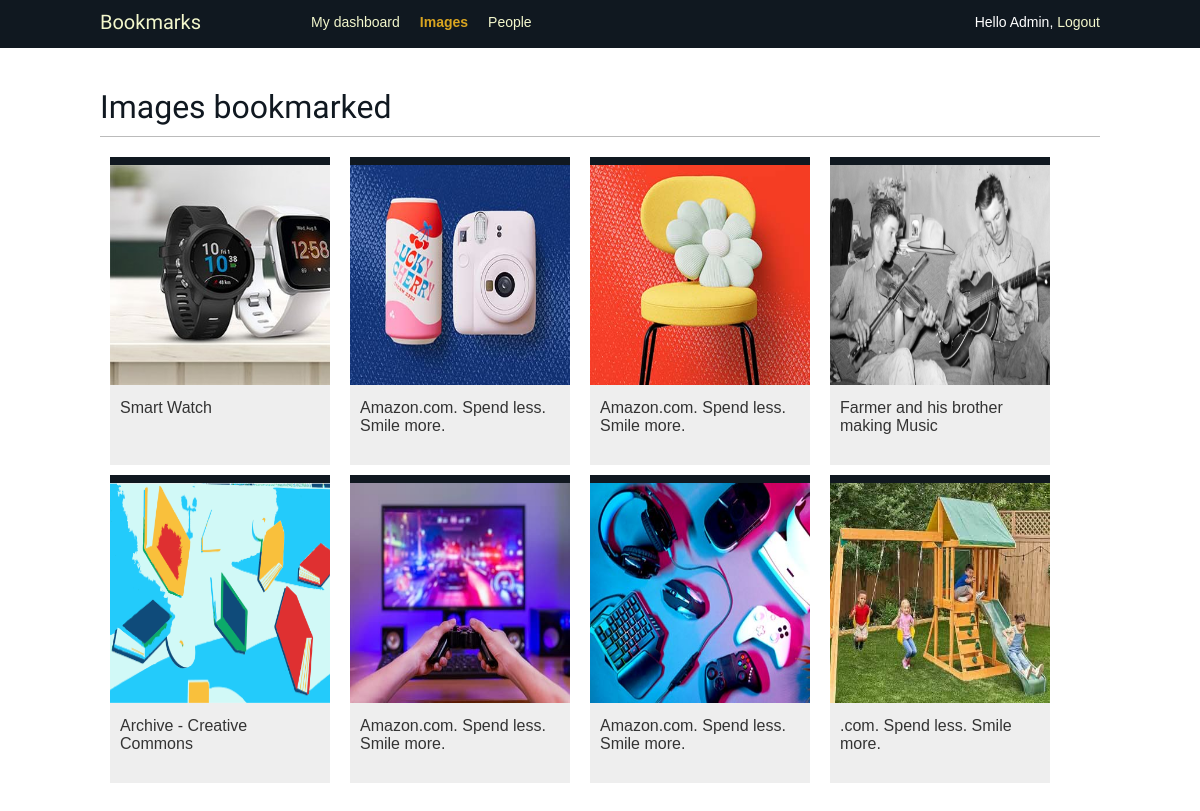
The app's page /images/ (signed in) with its own data.
### images/models.py (models this page shows, shortened)
class Image(models.Model):
    user = models.ForeignKey(settings.AUTH_USER_MODEL, related_name='images_created', on_delete=models.CASCADE)
    title = models.CharField(max_length=200)
    slug = models.SlugField(max_length=200, blank=True)
    url = models.URLField(max_length=2000)
    image = models.ImageField(upload_to='images/%Y/%m/%d')
    description = models.TextField(blank=True)
    created = models.DateField(auto_now_add=True)
    users_like = models.ManyToManyField(settings.AUTH_USER_MODEL, related_name='images_liked', blank=True)
    total_likes = models.PositiveIntegerField(default=0)
    def get_absolute_url(self):
        return reverse('images:detail', args=[self.id, self.slug])
    class Meta:
        indexes = [
            models.Index(fields=['-created']),
            models.Index(fields=['-total_likes']),
        ]
        ordering = ['-created']

### images/views.py (the view)
# urls.py: path('', views.image_list, name='list'),
@login_required
def image_list(request):
    images = Image.objects.all()
    paginator = Paginator(images, 8)
    page = request.GET.get('page')
    images_only = request.GET.get('images_only')
    try:
        images = paginator.page(page)
    except PageNotAnInteger:
        images = paginator.page(1)
    except EmptyPage:
        if images_only:
            return HttpResponse('')
        images = paginator.page(paginator.num_pages)
    if images_only:
        return render(request, 'images/image/list_images.html', {'section': 'images', 'images': images})
    return render(request, 'images/image/list.html', {'section': 'images', 'images': images})

### images/templates/images/image/list.html (shortened to what this page needs)
{% extends "base.html" %}
{% block content %}
    <h1>Images bookmarked</h1>
    <div id="image-list">
        {% include "images/image/list_images.html" %}
    </div>
{% endblock %}

### account/templates/base.html (shortened to what this page needs)
{% load static %}
<!DOCTYPE html>
<html lang="en">
<head>
    <link rel="stylesheet" href="{% static "css/base.css" %}">
</head>
<body>
    <div id="header">
        <span class="logo">Bookmarks</span>
        {% if request.user.is_authenticated %}
            <ul class="menu">
                <li {% if section == "dashboard" %}class="selected"{% endif %}>
                    <a href="{% url "dashboard" %}">My dashboard</a>
                </li>
                <li {% if section == "images" %}class="selected"{% endif %}>
                    <a href="{% url "images:list" %}">Images</a>
                </li>
                <li {% if section == "people" %}class="selected"{% endif %}>
                    <a href="{% url "user_list" %}">People</a>
                </li>
            </ul>
        {% endif %}
        <span class="user">
            {% if request.user.is_authenticated %}
                Hello {{ request.user.first_name|default:request.user.username }},
                <a href="{% url "logout" %}">Logout</a>
            {% else %}
                <a href="{% url "login" %}">Log-in</a>
            {% endif %}
        </span>
    </div>
    <div id="content">
        {% block content %}
        {% endblock %}
    </div>
</body>
</html>

### images/templates/images/image/list_images.html
{% load thumbnail %}
{% for image in images %}
    <div class="image">
        <a href="{{ image.get_absolute_url }}">
            {% thumbnail image.image 300x300 crop="smart" as im%}
            <a href="{{ image.get_absolute_url }}">
                <img src="{{ im.url }}">
            </a>
        </a>
        <div class="info">
            <a href="{{ image.get_absolute_url }}" class="title">
                {{ image.title }}
            </a>
        </div>
    </div>
{% endfor %}

### account/static/css/base.css (style rules this page uses)
body { margin:0; padding:0; font-family:helvetica, sans-serif; color: #101820; }
a { color:#101820; text-decoration:none; }
h1, h2, h3, h4, h5 , h6 { font-family: 'Muli', sans-serif; font-weight:normal; }
h1 { border-bottom:1px solid #bbb; padding:0 0 10px 0; margin:10px 0 20px 0; }
#header { padding:10px 100px; font-size:14px; background:#101820; color:#fff; border-bottom:4px solid #101820; overflow:auto; }
#header .logo { font-family: 'Muli', sans-serif; float:left; color:#f3f7cc; font-size:20px; margin-right:10%; }
#header ul.menu { list-style:none; float:left; margin:0; padding:0; }
#header ul.menu li { float:left; padding:4px 10px; }
#header ul.menu li.selected a, #header ul.menu li.selected a:hover { color: goldenrod; font-weight:bold; }
#header a { color:#f3f7cc; }
#header .user { float:right; padding-top:4px; }
#content { padding:30px 100px; }
#image-list { overflow:hidden; }
#image-list .image { float:left; width:220px; height:300px; margin:0 10px 10px 10px; border-top:8px solid #101820; background:#eee; }
#image-list img { width:220px; height:220px; }
#image-list .info { padding:10px; }
#image-list .info a { color:#333; }

### records on screen
Image: shows a picture, title "Smart Watch"
Image: shows a picture, title "Amazon.com. Spend less. Smile more."
Image: shows a picture, title "Amazon.com. Spend less. Smile more."
Image: shows a picture, title "Farmer and his brother making Music"
Image: shows a picture, title "Archive - Creative Commons"
Image: shows a picture, title "Amazon.com. Spend less. Smile more."
Image: shows a picture, title "Amazon.com. Spend less. Smile more."
Image: shows a picture, title ".com. Spend less. Smile more."

### other values on screen
{{ request.user.first_name|default:request.user.username }} "Admin"
